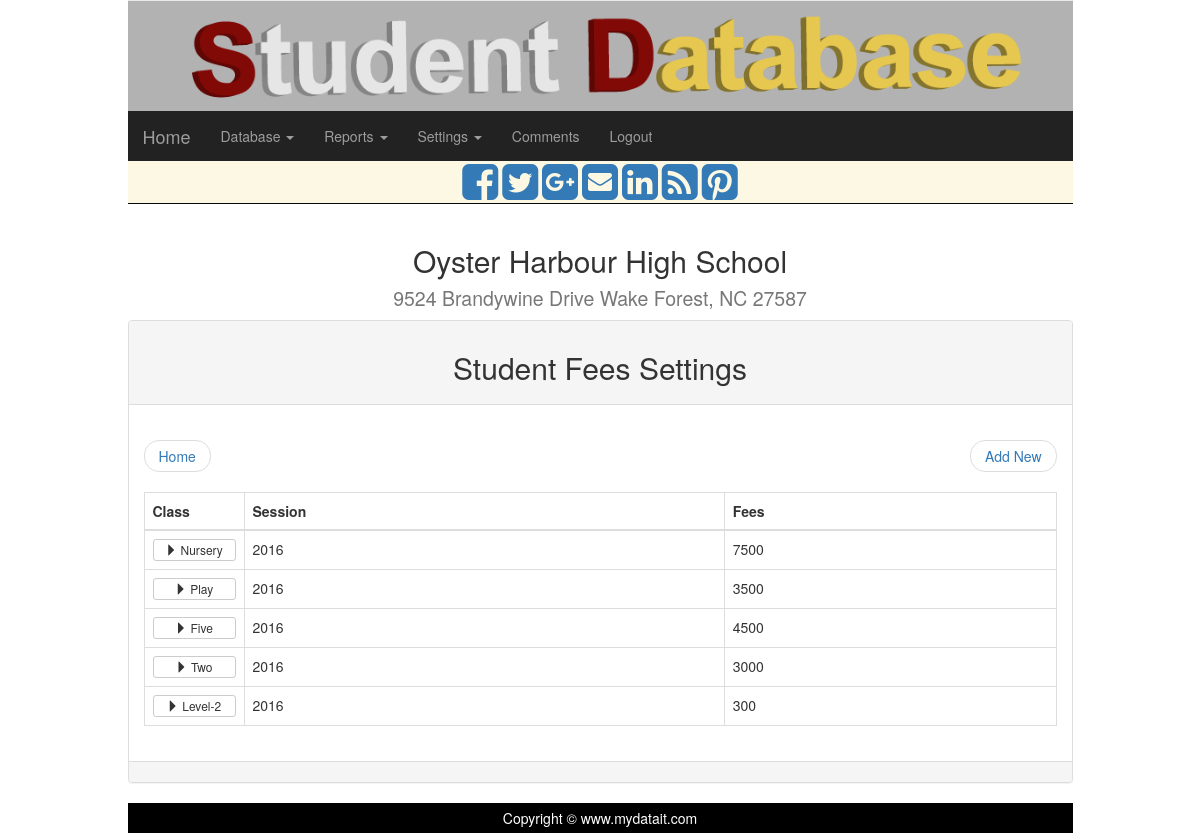
The page /assets/template/edn/edn/fees_setting_view.php (signed in) on the database its author committed.
### tables this page shows
CREATE TABLE IF NOT EXISTS `db_fees_setting` (
`fees_id` int(8) NOT NULL,
  `fees_session` int(5) NOT NULL,
  `fees_class` int(5) NOT NULL,
  `fees` int(8) NOT NULL,
  `user_id` int(6) NOT NULL
);

CREATE TABLE IF NOT EXISTS `list_class` (
`class_id` int(11) NOT NULL,
  `class_name` varchar(11) NOT NULL
);

### assets/template/edn/edn/custom.php (called while the page is built, shortened)
<?php
function myfield($sql)
{
	global $conn;
	$rtrn="";
	$result=mysqli_query($conn, $sql);
	$Numrows=mysqli_num_rows($result);
	if ($Numrows > 0)
	{
		$rows=mysqli_fetch_array($result);
		$rtrn=$rows[0];
	}
	else
	{
		$rtrn="";
	}
	return $rtrn;
};
?>

### assets/template/edn/edn/fees_setting_view.php (the view, shortened to what this page needs)
<?php
include "header.php";
include "conn.php";
include "custom.php";
$user_id=$_SESSION["user_id"];
$school=$_SESSION["school_name"];
?>
<div class="col-sm-12">
<?php echo $school;?>
			<div class="panel panel-default">
				<div class="panel-heading"><h2 class="text-center">Student Fees Settings</h2></div>
				<div  class="panel-body">
					<ul class="pager">
						<li class="previous"><a href="home.php">Home</a></li>
						<li class="next"><a href="fees_setting.php">Add New</a></li>
					</ul>
					<div  class="table-responsive">
						<table class="table table-bordered">
							<thead>
								<tr>
									<th>Class</th>
									<th>Session</th>
									<th>Fees</th>
								</tr>
							</thead>
							<tbody>
<?php
	$sql = "SELECT * FROM `db_fees_setting` WHERE `user_id` = $user_id ORDER BY `fees_id` DESC";
	$result=mysqli_query($conn, $sql);
	$Numrows=mysqli_num_rows($result);
	if ($Numrows > 0)
	{
		while ($rows=mysqli_fetch_array($result))
		{
			$clsname= myfield("SELECT `class_name` FROM `list_class` WHERE `class_id`= " . $rows["fees_class"]);
			echo "<tr>\n";
			echo "<td style='width:100px;'><a href='fees_setting_one.php?id=". $rows["fees_id"]."' class='btn btn-default btn-xs btn-block'><span class='glyphicon glyphicon-triangle-right'></span>  $clsname</a></td>\n";
			echo "<td>" . $rows["fees_session"]."</td>\n";
			echo "<td>" . $rows["fees"]."</td>\n";
			echo "</tr>\n";
		};
	};
?>
							</tbody>
						</table>
					</div>
				</div>
				<div  class="panel-footer"></div>
			</div>
</div>
<?php include "footer.php"; ?>

### rows shown on the page
db_fees_setting: fees_class.class_name "Nursery", fees_session "2016", fees "7500"
db_fees_setting: fees_class.class_name "Play", fees_session "2016", fees "3500"
db_fees_setting: fees_class.class_name "Five", fees_session "2016", fees "4500"
db_fees_setting: fees_class.class_name "Two", fees_session "2016", fees "3000"
db_fees_setting: fees_class.class_name "Level-2", fees_session "2016", fees "300"

### other values the page prints
$school "Oyster Harbour High School 9524 Brandywine Drive Wake Forest, NC 27587"
